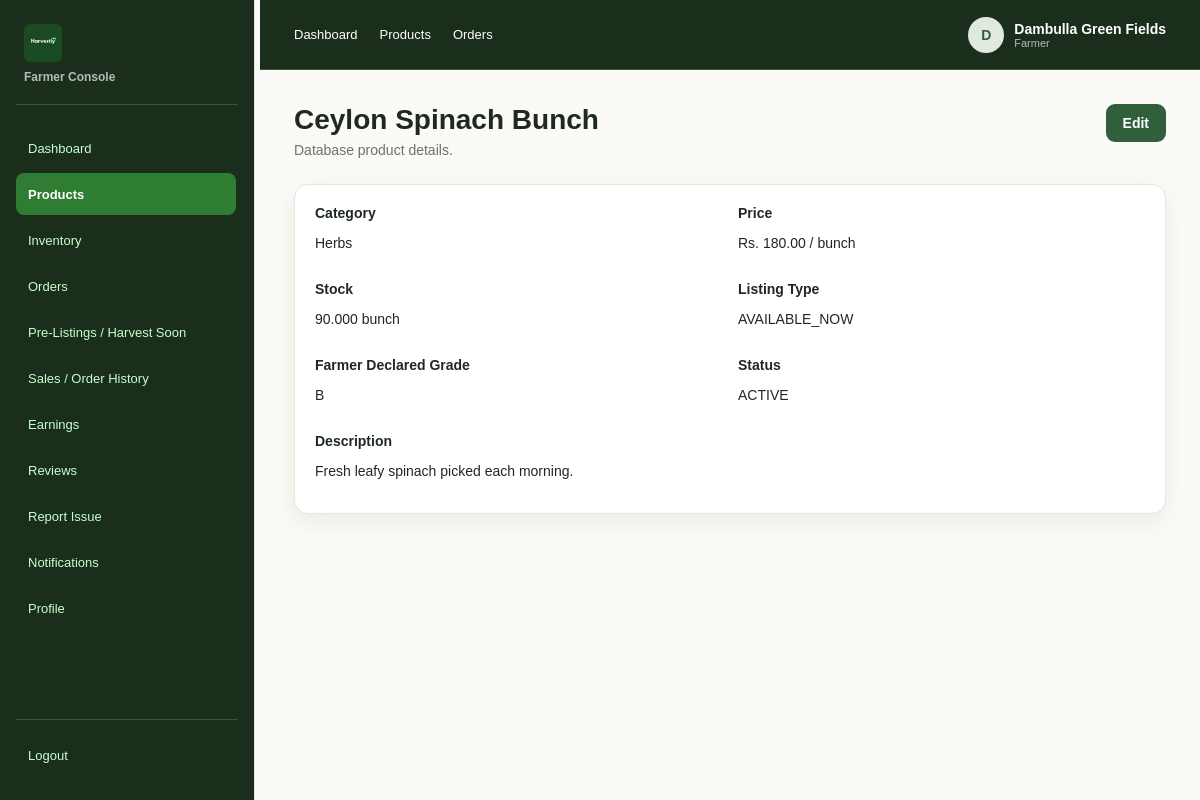
The app's page /index.php?page=farmer_product_details&id=7 (signed in) with its own data.
### tables this page shows
CREATE TABLE IF NOT EXISTS products (
    product_id BIGINT UNSIGNED AUTO_INCREMENT PRIMARY KEY,
    farmer_id BIGINT UNSIGNED NOT NULL,
    category_id SMALLINT UNSIGNED NOT NULL,
    product_name VARCHAR(150) NOT NULL,
    description TEXT NULL,
    unit_price DECIMAL(12,2) NOT NULL,
    available_quantity DECIMAL(12,3) NOT NULL DEFAULT 0.000,
    unit_label VARCHAR(30) NOT NULL DEFAULT 'kg',
    listing_type ENUM('AVAILABLE_NOW','HARVEST_SOON','SEASONAL') NOT NULL,
    growing_method ENUM('ORGANIC','CONVENTIONAL','MIXED') NULL,
    declared_grade ENUM('A','B','C') NULL,
    grade_reference_id BIGINT UNSIGNED NULL,
    shelf_life_reference_id BIGINT UNSIGNED NULL,
    freshness_tracking_applicable TINYINT(1) NOT NULL DEFAULT 1,
    harvest_date DATE NULL,
    available_from_date DATE NULL,
    season_start_date DATE NULL,
    season_end_date DATE NULL,
    best_before_date DATE NULL,
    storage_guidance TEXT NULL,
    listing_status ENUM('ACTIVE','INACTIVE','EXPIRED','SOLD_OUT') NOT NULL DEFAULT 'ACTIVE',
    created_at TIMESTAMP NOT NULL DEFAULT CURRENT_TIMESTAMP,
    updated_at TIMESTAMP NOT NULL DEFAULT CURRENT_TIMESTAMP ON UPDATE CURRENT_TIMESTAMP,
    CONSTRAINT fk_product_farmer
        FOREIGN KEY (farmer_id) REFERENCES users(user_id),
    CONSTRAINT fk_product_category
        FOREIGN KEY (category_id) REFERENCES product_categories(category_id),
    CONSTRAINT fk_product_grade_reference
        FOREIGN KEY (grade_reference_id) REFERENCES quality_grade_references(grade_reference_id),
    CONSTRAINT fk_product_shelf_reference
        FOREIGN KEY (shelf_life_reference_id) REFERENCES shelf_life_references(shelf_life_reference_id),
    KEY idx_product_farmer_status (farmer_id, listing_status),
    KEY idx_product_category_status (category_id, listing_status),
    KEY idx_product_listing_type (listing_type),
    KEY idx_product_best_before (best_before_date),
    KEY idx_product_name (product_name)
);

CREATE TABLE IF NOT EXISTS product_categories (
    category_id SMALLINT UNSIGNED AUTO_INCREMENT PRIMARY KEY,
    category_name VARCHAR(80) NOT NULL,
    description VARCHAR(500) NULL,
    is_active TINYINT(1) NOT NULL DEFAULT 1,
    created_at TIMESTAMP NOT NULL DEFAULT CURRENT_TIMESTAMP,
    UNIQUE KEY uq_category_name (category_name)
);

### View/Farmer/includes/auth.php (called while the page is built, shortened)
<?php
require_once __DIR__ . '/../../../includes/functions.php';
if (!function_exists('farmerRoute')) {
    function farmerRoute(string $page, string $query = ''): string {
        if ($page === 'logout') {
            return baseUrl('index.php?action=logout');
        }
        $path = baseUrl('index.php?page=farmer_' . ltrim($page, '_'));
        return $path . ($query !== '' ? '&' . ltrim($query, '?') : '');
    }
}
$role = strtolower((string)($_SESSION['role'] ?? ''));
$farmer_id = (isset($_SESSION['user_id']) && $role === 'farmer') ? (int)$_SESSION['user_id'] : 0;

### includes/functions.php (called while the page is built, shortened)
<?php
function baseUrl($path = '') {
    $scriptDir = str_replace('\\', '/', dirname($_SERVER['SCRIPT_NAME']));
    return rtrim($scriptDir, '/') . '/' . ltrim($path, '/');
}

### View/Farmer/product-details.php (the view, shortened to what this page needs)
<?php
require 'includes/auth.php';
require 'includes/layout.php';
$id=(int)($_GET['id']??0);
$st=$conn->prepare(
    'SELECT p.*,c.category_name
    FROM products p
    JOIN product_categories c
    ON c.category_id=p.category_id
    WHERE p.product_id=? AND p.farmer_id=?
');
$st->bind_param('ii',$id,$farmer_id);
$st->execute();
$p=$st->get_result()->fetch_assoc();
page_top('Product Details','products');?>
<div class="page-title">
    <div>
        <h1><?=e($p['product_name'])?></h1>
        <p>Database product details.</p>
    </div>
    <a class="btn" href="<?= farmerRoute('edit_product', 'id=' . (int)$id) ?>">Edit</a>
</div>
<div class="card">
    <div class="form-grid">
        <div>
            <strong>Category</strong>
            <p><?=e($p['category_name'])?></p>
        </div>
        <div>
            <strong>Price</strong>
            <p><?=money($p['unit_price'])?> / <?=e($p['unit_label'])?></p>
        </div>
        <div>
            <strong>Stock</strong>
            <p><?=e($p['available_quantity'].' '.$p['unit_label'])?></p>
        </div>
        <div>
            <strong>Listing Type</strong>
            <p><?=e($p['listing_type'])?></p>
        </div>
        <div>
            <strong>Farmer Declared Grade</strong>
            <p><?=e($p['declared_grade']?:'N/A')?></p>
        </div>
        <div>
            <strong>Status</strong>
            <p><?=e($p['listing_status'])?></p>
        </div>
        <div class="field full">
            <strong>Description</strong>
            <p><?=e($p['description'])?></p>
        </div>
    </div>
</div>

### css/Farmer/style.css (style rules this page uses)
:root { --green:#315f3b; --green2:#4f7d57; --mint:#e8f1e8; --cream:#fbfaf6; --ink:#1f2921; --muted:#69736a; --line:#e2e7df; --card:#fff; --danger:#b84b4b; --warn:#b67a18; --shadow:0 8px 24px rgba(31,41,33,.07) }
* { box-sizing:border-box }
body { margin:0; background:var(--cream); color:var(--ink); font-family:Arial,Helvetica,sans-serif; font-size:14px }
a { text-decoration:none; color:inherit }
.page-title { display:flex; justify-content:space-between; gap:20px; align-items:flex-start; margin-bottom:26px }
.page-title h1 { margin:0 0 6px; font-size:28px }
.page-title p { margin:0; color:var(--muted) }
.btn { padding:11px 17px; border-radius:9px; font-weight:700; background:var(--green); color:#fff }
.card { background:var(--card); border:1px solid var(--line); border-radius:14px; padding:20px; box-shadow:var(--shadow) }
.form-grid { display:grid; grid-template-columns:repeat(2,1fr); gap:16px }
.field.full { grid-column:1/-1 }

### records on screen
products: product_name "Ceylon Spinach Bunch", category.category_name "Herbs", unit_price "Rs. 180.00", unit_label "bunch", available_quantity+unit_label "90.000 bunch", listing_type "AVAILABLE_NOW", declared_grade "B", listing_status "ACTIVE", description "Fresh leafy spinach picked each morning."

### other values on screen
substr($displayName, 0, 1) "D"
$displayName "Dambulla Green Fields"
